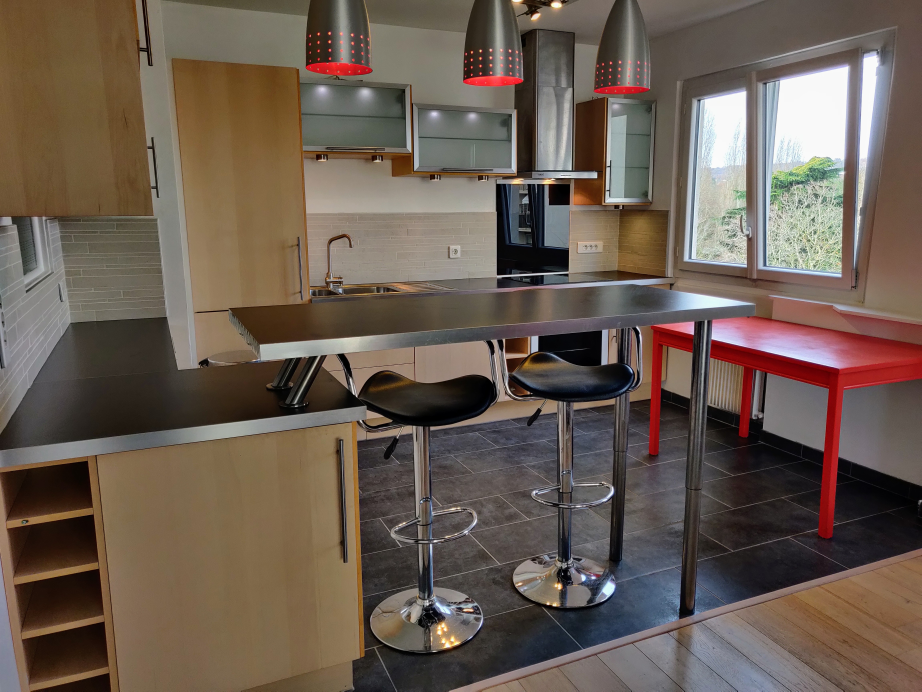
#> input picture photos/IMG_20231129_131818~2.jpg, 4608 x 3456 px (shown at 1/5 size); its folder holds 4 pictures in this run
$ python regenerate_thumbnails.py
#> lines starting #> are read from the running program, lines starting #| are printed output that depends on the picture
#!/usr/bin/env python3
"""
Script pour regénérer des thumbnails de haute qualité
Redimensionne les images originales pour créer des thumbnails plus grandes et moins pixélisées
"""

import os
import sys
from PIL import Image, ImageOps
import shutil

def create_high_quality_thumbnails():
    """Créer des thumbnails de haute qualité"""

    # Chemins
    photos_dir = "photos"
    thumbnails_dir = "photos/thumbnails"

    # Taille des thumbnails (largeur max)
    THUMBNAIL_WIDTH = 600
    THUMBNAIL_HEIGHT = 400

    # Qualité JPEG (0-100)
    JPEG_QUALITY = 85

    print("🔄 Régénération des thumbnails en cours...")
    print(f"📏 Nouvelle taille: {THUMBNAIL_WIDTH}x{THUMBNAIL_HEIGHT} max")
    print(f"🎨 Qualité JPEG: {JPEG_QUALITY}%")
    print()

    # Créer le dossier thumbnails s'il n'existe pas
    os.makedirs(thumbnails_dir, exist_ok=True)

    # Lister toutes les images dans le dossier photos
    image_extensions = {'.jpg', '.jpeg', '.png', '.webp', '.bmp'}
    images = []

    for filename in os.listdir(photos_dir):
        if os.path.isfile(os.path.join(photos_dir, filename)):
            _, ext = os.path.splitext(filename.lower())
            if ext in image_extensions:
                images.append(filename)
#> pass 2 of the loop in create_high_quality_thumbnails, `for filename in os.listdir(photos_dir):`:
#> pass 3 of the loop in create_high_quality_thumbnails, `for filename in os.listdir(photos_dir):`:
#> the loop made 5 passes; the first 3 are shown

    if not images:
        print("❌ Aucune image trouvée dans le dossier photos/")
        return

    print(f"📸 {len(images)} images trouvées")
    print()

    success_count = 0
    error_count = 0

    for i, filename in enumerate(images, 1):
        try:
            input_path = os.path.join(photos_dir, filename)
            output_path = os.path.join(thumbnails_dir, filename)

            print(f"[{i:2d}/{len(images)}] {filename:<35}", end=" ")

            # Ouvrir l'image originale
            with Image.open(input_path) as img:
                # Obtenir les dimensions originales
#> img is the input picture: PIL image 4608x3456 RGB; mean R, G, B 106.8, 92.6, 81.6
                original_width, original_height = img.size
#> original_width = 4608; original_height = 3456

                # Calculer les nouvelles dimensions en gardant le ratio
                if original_width > original_height:
                    # Image paysage
                    new_width = THUMBNAIL_WIDTH
                    new_height = int((original_height * THUMBNAIL_WIDTH) / original_width)
#> new_height = 450
                else:
                    # Image portrait
                    new_height = THUMBNAIL_HEIGHT
                    new_width = int((original_width * THUMBNAIL_HEIGHT) / original_height)

                # Redimensionner avec un algorithme de haute qualité
                thumbnail = img.resize((new_width, new_height), Image.Resampling.LANCZOS)
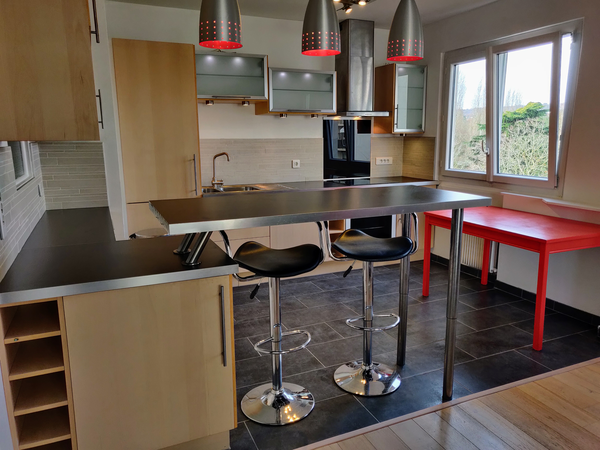
#> thumbnail: PIL image 600x450 RGB; mean R, G, B 106.8, 92.6, 81.6

                # Appliquer l'orientation EXIF si nécessaire
                thumbnail = ImageOps.exif_transpose(thumbnail)

                # Sauvegarder avec optimisation
                if filename.lower().endswith(('.jpg', '.jpeg')):
                    thumbnail.save(output_path, 'JPEG',
                                 quality=JPEG_QUALITY,
                                 optimize=True,
                                 progressive=True)
                else:
                    # Convertir en JPEG pour uniformiser
                    output_path = os.path.splitext(output_path)[0] + '.jpg'
                    if thumbnail.mode in ('RGBA', 'LA', 'P'):
                        # Créer un fond blanc pour les images avec transparence
                        background = Image.new('RGB', thumbnail.size, (255, 255, 255))
                        if thumbnail.mode == 'P':
                            thumbnail = thumbnail.convert('RGBA')
                        background.paste(thumbnail, mask=thumbnail.split()[-1] if thumbnail.mode in ('RGBA', 'LA') else None)
                        thumbnail = background

                    thumbnail.save(output_path, 'JPEG',
                                 quality=JPEG_QUALITY,
                                 optimize=True,
                                 progressive=True)

                # Afficher les infos
                file_size = os.path.getsize(output_path) / 1024  # en KB
                print(f"✅ {new_width}x{new_height} ({file_size:.0f}KB)")
#| ✅ 600x450 (52KB)
                success_count += 1

        except Exception as e:
            print(f"❌ Erreur: {str(e)}")
            error_count += 1
#> pass 2 of the loop in create_high_quality_thumbnails, `for i, filename in enumerate(images, 1):`:
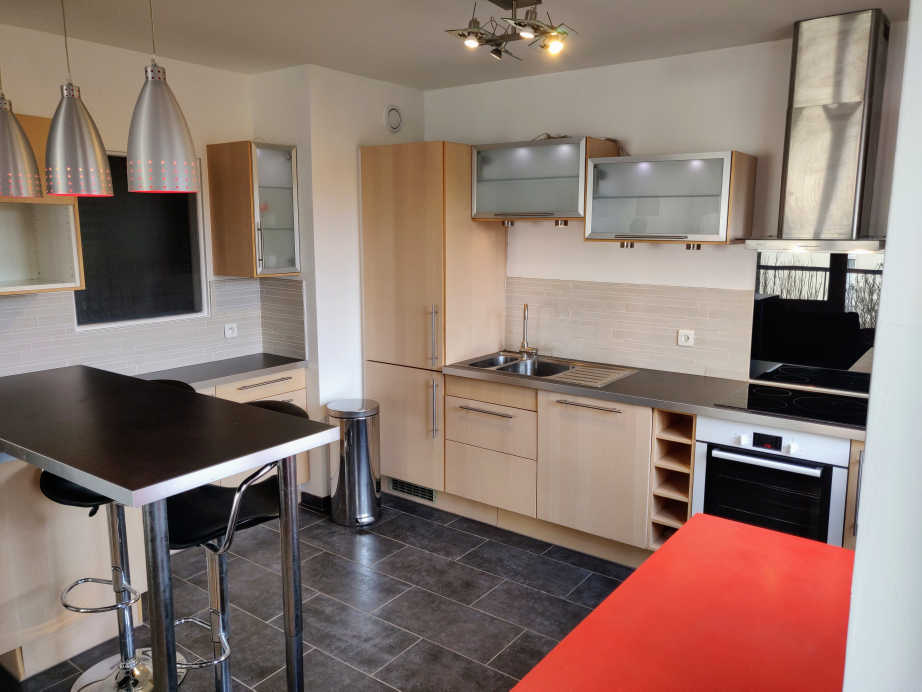
#> input picture photos/IMG_20231129_131849~2.jpg, 4608 x 3456 px (shown at 1/5 size)
#> in create_high_quality_thumbnails, img is the input picture: PIL image 4608x3456 RGB; mean R, G, B 138.6, 119, 110.6
#> in create_high_quality_thumbnails, `thumbnail = img.resize((new_width, new_height), Image.Resampling.LANCZ..`:
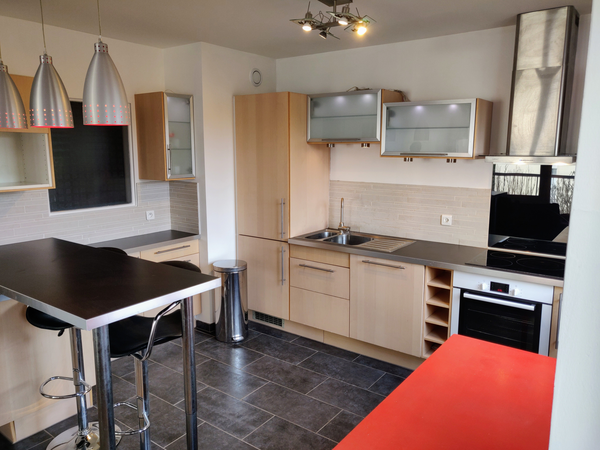
#> thumbnail: PIL image 600x450 RGB; mean R, G, B 138.6, 119, 110.6
#| ✅ 600x450 (47KB)
#> pass 3 of the loop in create_high_quality_thumbnails, `for i, filename in enumerate(images, 1):`:
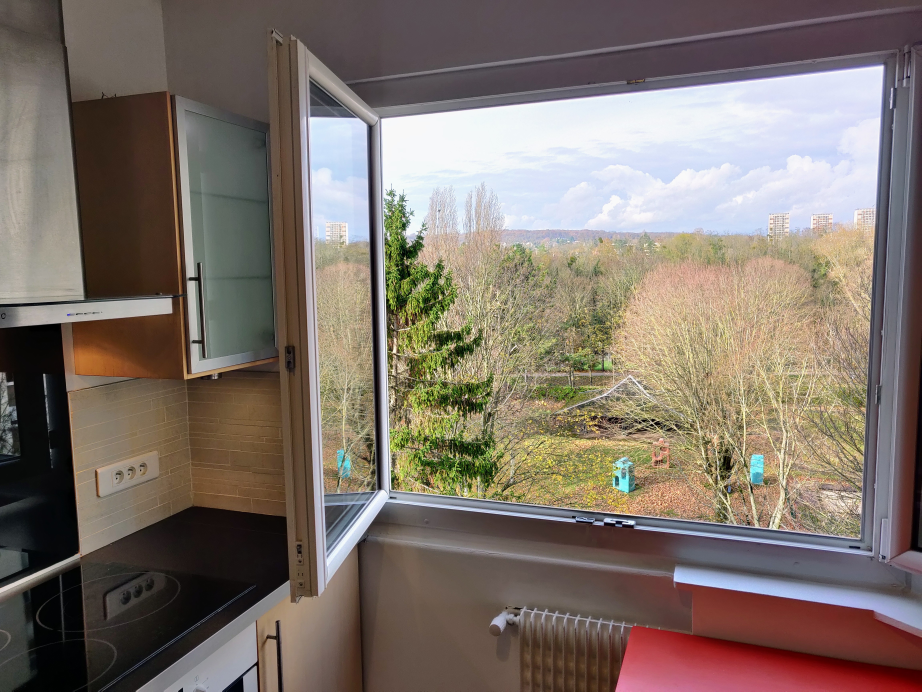
#> input picture photos/IMG_20231129_131957~2.jpg, 4608 x 3456 px (shown at 1/5 size)
#> in create_high_quality_thumbnails, img is the input picture: PIL image 4608x3456 RGB; mean R, G, B 126.4, 114.7, 105.9
#> in create_high_quality_thumbnails, `thumbnail = img.resize((new_width, new_height), Image.Resampling.LANCZ..`:
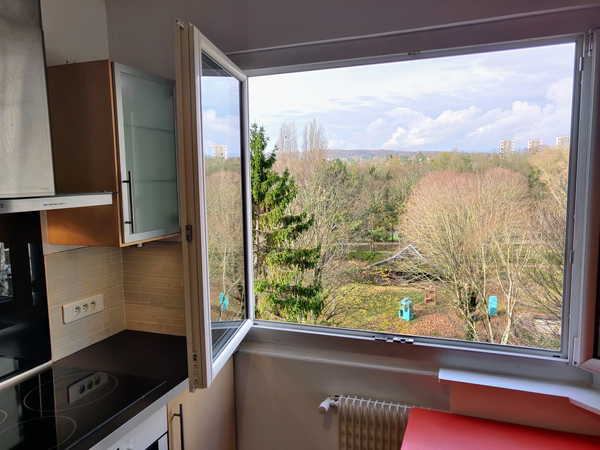
#> thumbnail: PIL image 600x450 RGB; mean R, G, B 126.4, 114.7, 105.9
#| ✅ 600x450 (58KB)
#> the loop made 4 passes; the first 3 are shown

    print()
    print("=" * 60)
    print(f"📊 Résumé:")
    print(f"   ✅ Succès: {success_count}")
    print(f"   ❌ Erreurs: {error_count}")
    print(f"   📁 Dossier: {thumbnails_dir}")
    print()

    if success_count > 0:
        print("🎉 Thumbnails regénérés avec succès!")
        print("💡 Les nouvelles thumbnails sont de meilleure qualité et moins pixélisées.")
        print("🌐 Votre galerie photo aura maintenant des images plus nettes!")
    else:
        print("⚠️  Aucun thumbnail n'a pu être créé.")

if __name__ == "__main__":
    try:
        create_high_quality_thumbnails()
    except KeyboardInterrupt:
        print("\n\n⏹️  Opération annulée par l'utilisateur.")
    except Exception as e:
        print(f"\n❌ Erreur inattendue: {str(e)}")
        sys.exit(1)
